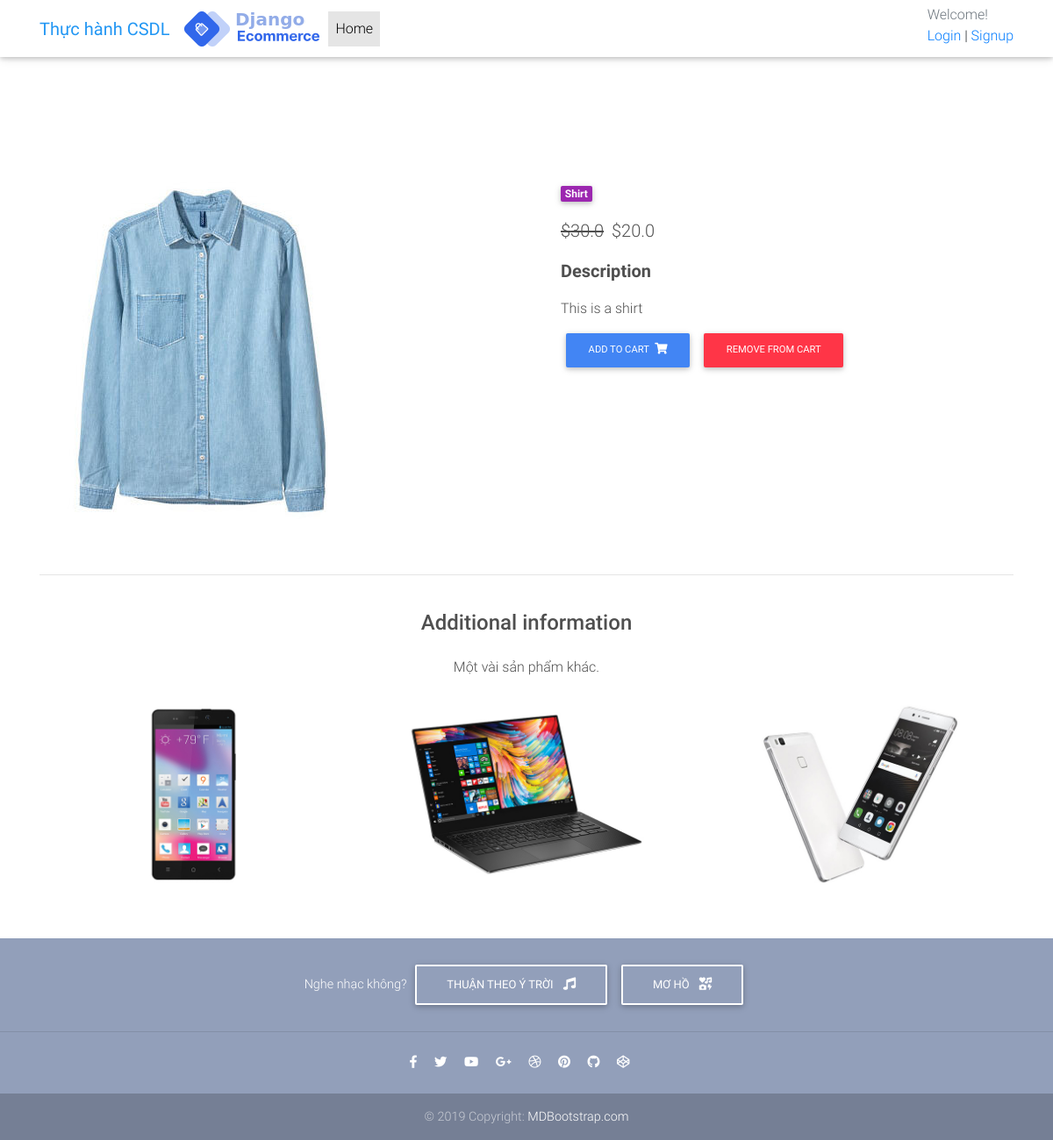
The page /product/shirt/ on the database its author committed.
### core/models.py (models this page shows, shortened)
class Item(models.Model):
    title = models.CharField(max_length=100)
    price = models.FloatField()
    discount_price = models.FloatField(blank=True, null=True)
    category = models.CharField(choices=CATEGORY_CHOICES, max_length=2)
    label = models.CharField(choices=LABEL_CHOICES, max_length=1)
    slug = models.SlugField()
    description = models.TextField()
    image = models.ImageField()
    def get_add_to_cart_url(self):
        return reverse("core:add-to-cart", kwargs={
            'slug': self.slug
        })
    def get_remove_from_cart_url(self):
        return reverse("core:remove-from-cart", kwargs={
            'slug': self.slug
        })

### core/views.py (the view)
# urls.py: path('product/<slug>/', ItemDetailView.as_view(), name='product'),
class ItemDetailView(DetailView):
    model = Item
    template_name = "product.html"

### templates/product.html (shortened to what this page needs)
{% extends "base.html" %}
{% load static %}
{% block content %}
  <main class="mt-5 pt-4">
    <div class="container dark-grey-text mt-5">
      <div class="row wow fadeIn">
        <div class="col-md-6 mb-4">
          <img src="{{ object.image.url }}" class="img-fluid" alt="">
        </div>
        <div class="col-md-6 mb-4">
          <div class="p-4">
            <div class="mb-3">
              <a href="">
                <span class="badge purple mr-1">{{ object.get_category_display }}</span>
              </a>
            </div>
            <p class="lead">
              {% if object.discount_price %}
              <span class="mr-1">
                <del>${{ object.price }}</del>
              </span>
              <span>${{ object.discount_price }}</span>
              {% else %}
              <span>${{ object.price }}</span>
              {% endif %}
            </p>
            <p class="lead font-weight-bold">Description</p>
            <p>{{ object.description }}</p>
            <a href="{{ object.get_add_to_cart_url }}" class="btn btn-primary btn-md my-0 p">
              Add to cart
              <i class="fas fa-shopping-cart ml-1"></i>
            </a>
            <a href="{{ object.get_remove_from_cart_url }}" class="btn btn-danger btn-md my-0 p">
              Remove from cart
            </a>
          </div>
        </div>
      </div>
      <hr>
      <div class="row d-flex justify-content-center wow fadeIn">
        <div class="col-md-6 text-center">
          <h4 class="my-4 h4">Additional information</h4>
          <p>Một vài sản phẩm khác.</p>
        </div>
      </div>
      <div class="row wow fadeIn">
        <div class="col-lg-4 col-md-12 mb-4">
          <img src="{% static 'img/products/11.jpg' %}" class="img-fluid" alt="">
        </div>
        <div class="col-lg-4 col-md-6 mb-4">
          <img src="{% static 'img/products/12.jpg' %}" class="img-fluid" alt="">
        </div>
        <div class="col-lg-4 col-md-6 mb-4">
          <img src="{% static 'img/products/13.jpg' %}" class="img-fluid" alt="">
        </div>
      </div>
    </div>
  </main>
{% endblock content %}

### templates/base.html (style rules this page uses)
html, body, header, .carousel { height: 60vh; }

### rows shown on the page
Item: image (picture), category "Shirt", price "30.0", discount_price "20.0", description "This is a shirt"
